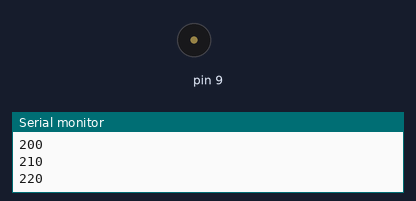
Recording of a sketch running on a simulated Arduino Uno, built with avr-gcc and run on an emulated ATmega328P. Shown: buzzer (waves = sounding), the last lines printed to the serial monitor.

Above: at 0.1 s.
At 16.4 s:
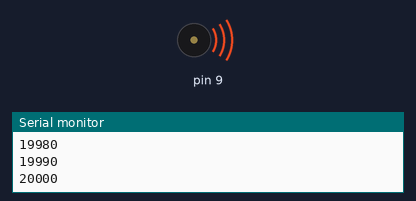
Timing chart, 0 to 18.1 s (numbered marks = the images above):
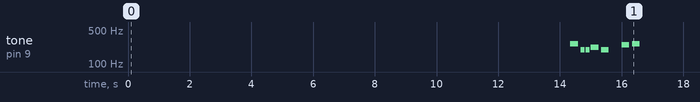

The sketch:

toneAC_demo.ino
```cpp
// ---------------------------------------------------------------------------
// Connect your piezo buzzer (without internal oscillator) or speaker to these pins:
//   Pins  9 & 10 - ATmega328, ATmega128, ATmega640, ATmega8, Uno, Leonardo, etc.
//   Pins 11 & 12 - ATmega2560/2561, ATmega1280/1281, Mega
//   Pins 12 & 13 - ATmega1284P, ATmega644
//   Pins 14 & 15 - Teensy 2.0
//   Pins 25 & 26 - Teensy++ 2.0
// Be sure to include an inline 100 ohm resistor on one pin as you normally do when connecting a piezo or speaker.
// ---------------------------------------------------------------------------

#include <toneAC.h>

#define PLAY_ALL_FREQUENCIES 1
#define PLAY_ALL_VOLUMES 0

// Melody liberated from the toneMelody Arduino example sketch by Tom Igoe.
int melody[] = { 262, 196, 196, 220, 196, 0, 247, 262 };
int noteDurations[] = { 4, 8, 8, 4, 4, 4, 4, 4 };

void play() {
#if PLAY_ALL_FREQUENCIES
  for (unsigned long freq = 20; freq <= 20000; freq += 10) {
    Serial.println(freq);
    toneAC(freq); // Play the frequency (125 Hz to 15 kHz sweep in 10 Hz steps).
    delay(1);
  }
#elif PLAY_ALL_VOLUMES
  for (uint8_t volume = 0; volume <= 10; ++volume) {
    Serial.println(volume);
    toneAC(500, volume);
    delay(500);
  }
#endif

noToneAC();
delay(1000);

  for (int thisNote = 0; thisNote < 8; thisNote++) {
    int noteDuration = 1000/noteDurations[thisNote];
    toneAC(melody[thisNote], 10, noteDuration, true); // Play thisNote at full volume for noteDuration in the background.
    delay(noteDuration * 4 / 3); // Wait while the tone plays in the background, plus another 33% delay between notes.
  }
}

void setup() {
  Serial.begin(9600);

  play();
}

void loop() {
}
```
